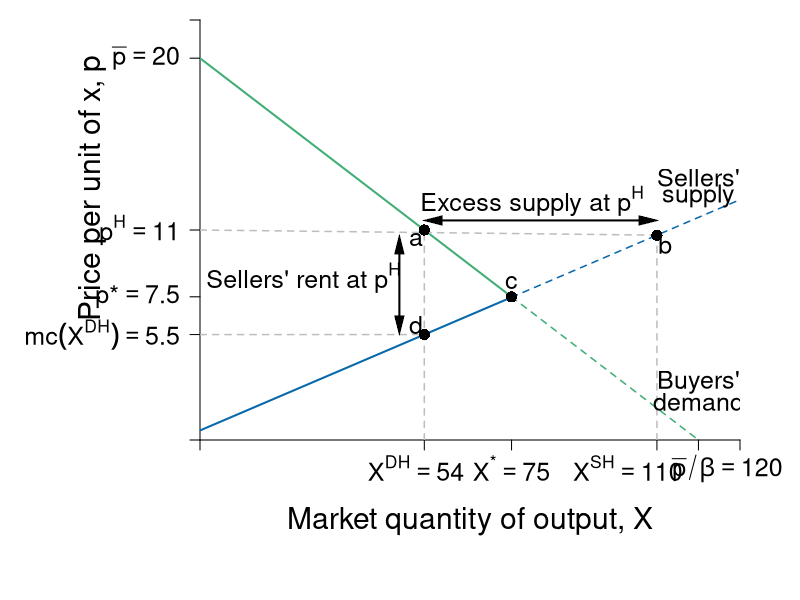

Write R code to recreate this figure.
require(shape)
pdf(file = "competitionmarkets/demand_supply_excess_S.pdf", width = 9, height = 7)

#Set parameters for graphics
pointsize <- 1.8
axislabelsize <- 1.8
labelsize <- 1.5
namesize <- 1.8
annotatesize <- 1.5
graphlinewidth <- 2
segmentlinewidth <- 1.5

COL <- c("#7fc97f", "#beaed4", "#fdc086", "#ffff99", "#386cb0", "#f0027f", "#bf5b17", "#666666")
COLA <- c("#e0f3db", "#99d8c9","#66c2a4","#41ae76", "#238b45", "#005824")
COLB <- c("#c6dbef", "#4eb3d3", "#2b8cbe", "#0868ac","#084081")
COLC <- c("#fcfbfd", "#efedf5", "#dadaeb", "#bcbddc", "#9e9ac8", "#807dba", "#6a51a3", "#54278f", "#3f007d")

par(mar =  c(8,10, 1, 3))

Demand <- function(x, rmax = 20, xmax = 12, n = 10) {
  rmax - (rmax/(n*xmax))*x
}

mrsA <- function(x, rmax = 20, xmax = 10) {
  rmax - (rmax/xmax)*x
}

uA <- function(x, y, rmax = 20, xmax = 10) {
  y + rmax*x - (1/2)(rmax/xmax)*x^2
}


#Supply <- function(x, c1 = 0, c2 = 0.05){
#  c1 + 2*c2*x
#}

# new supply curve
Supply <- function(x, c1 = 0.5, c2 = 0.0465){
   c1 + 2*c2*x
}

xlims <- c(0, 130)
ylims <- c(0, 22)

npts <- 501 
x <- seq(xlims[1], xlims[2], length.out = npts)
y <- seq(ylims[1], ylims[2], length.out = npts) 
a <- c(46.08, 55, 64)
b <- c(46.08, 55, 64)

plot(0, 0, xlim = xlims, ylim = ylims, type = "n",
     xlab = expression(paste("")),
     ylab = expression(paste("")), 
     xaxt = "n", 
     yaxt = "n", 
     cex.lab = axislabelsize, 
     bty = "n",
     xaxs="i", 
     yaxs="i")

# ticksy <- seq(from = 0, to = ylims[2], by = 2)
# ylabels <- seq(from = 0, to = ylims[2], by = 2)
# ticksx <- seq(from = 0, to = xlims[2], by = 2)
# xlabels <- seq(from = 0, to = xlims[2], by = 2)
ticksy <- c(0, Supply(x = 54), 7.5, 11, 20, ylims[2])
#ylabels <- c(NA,  expression(paste(mc(X^{DH}))), expression(paste(p,"*")), expression(paste(p^H)), expression(paste(bar(p) )), NA)
ylabels <- c(NA,  expression(paste(mc(X^{DH}) == 5.5)), expression(paste(p,"*") == 7.5), expression(paste(p^H) == 11), expression(paste(bar(p)==20 )), NA)
ticksx <- c(0, 54, 75, 110, 120, xlims[2])
#xlabels <- c(NA, expression(paste(X^{DH})), expression(paste(X,"*")), expression(paste(X^{SH})), expression(paste(bar(p)/beta )), NA)
xlabels <- c(NA, expression(paste(X^{DH} == 54)), expression(paste(X^{"*"}) == 75), expression(paste(X^{SH} == 110)), expression(paste(bar(p)/beta ==120 )), NA)

axis(1, at = ticksx, pos = 0, labels = FALSE, cex.axis = labelsize)
text(x = c(0, 52, 75, 103, 127, xlims[2]), par("usr")[3] - 0.5, labels = xlabels, srt = 0, pos = 1, xpd = TRUE, cex = labelsize)
axis(2, at = ticksy, pos = 0, labels = ylabels, las = 1, cex.axis = labelsize)

npts <- 500 
xx1 <- seq(xlims[1], 75, length.out = npts)
xx2 <- seq(75, xlims[2], length.out = npts)

#Lines for mrs graph
lines(xx1, Demand(xx1), col = COLA[4], lwd = graphlinewidth)
lines(xx2, Demand(xx2), col = COLA[4], lty = 2, lwd = segmentlinewidth)
lines(xx1, Supply(xx1), col = COLB[4], lwd = graphlinewidth)
lines(xx2, Supply(xx2), col = COLB[4], lty = 2, lwd = segmentlinewidth)

#lines(xx1, mrsA(xx1, rmax = 20, xmax = 10), col = COLA[4], lwd = graphlinewidth)

# segments(0, 7.5, 75, 7.5, lty = 2, "gray" , lwd = segmentlinewidth)
# segments(75, 0, 75, 7.5, lty = 2, col = "gray" , lwd = segmentlinewidth)
points(75, 7.5, pch = 16, col = "black", cex = 1.5)
text(75, 8.25, expression(c), cex = labelsize)

segments(0, Demand(x = 54), 110, Supply(x = 110), lty = 2, "gray" , lwd = segmentlinewidth)
segments(110, 0, 110, Supply(x = 110), lty = 2, col = "gray" , lwd = segmentlinewidth)
segments(54, 0, 54, Demand(x = 54), lty = 2, col = "gray" , lwd = segmentlinewidth)
segments(0, Supply(x = 54), 54, Supply(x = 54), lty = 2, col = "gray" , lwd = segmentlinewidth)
points(54, Demand(x = 54), pch = 16, col = "black", cex = 1.5)
points(54, Supply(x = 54), pch = 16, col = "black", cex = 1.5)
points(110, Supply(x = 110), pch = 16, col = "black", cex = 1.5)
text(54 - 2, Demand(x = 54) - 0.5, expression(a), cex = labelsize)
text(54 - 2, Supply(x = 54) + 0.5, expression(d), cex = labelsize)
text(110 + 2, Supply(x = 110) - 0.5, expression(b), cex = labelsize)

# segments(0, Supply(x = 60), 84, Demand(x = 84), lty = 2, "gray" , lwd = segmentlinewidth)
# segments(60, 0, 60, Supply(x = 60), lty = 2, col = "gray" , lwd = segmentlinewidth)
# segments(84, 0, 84, Demand(x = 84), lty = 2, col = "gray" , lwd = segmentlinewidth)
# points(60, Supply(x = 60), pch = 16, col = "black", cex = 1.5)
# points(84, Demand(x = 84), pch = 16, col = "black", cex = 1.5)
# text(84, Demand(x = 84) + 0.75, expression(d), cex = labelsize)
# text(60, Supply(x = 60) + 0.75, expression(c), cex = labelsize)


#Label axes
mtext(expression(paste("Market quantity of output, ", X)), side=1, line = 4, cex = axislabelsize)
text(-26, 0.6*ylims[2], expression(paste("Price per unit of x, ", p)), xpd = TRUE, cex = axislabelsize, srt = 90) 
# 
# points(50, 10, pch = 16, col = "black", cex = 1.5)
# text(52, 10.5, expression(M))

#segments(4.11765, 6.17647, 5.88, 8.88, lty = 1, col = COL[2] , lwd = graphlinewidth)
text(120, 13.75, expression("Sellers'"), cex = labelsize)
text(120, 12.75, expression("supply"), cex = labelsize)
#text(7.3, 2.5, expression("Curve"))

Arrows(56, 11.5, 108, 11.5, col = "black", lty = 1, code = 3, lwd = 2, arr.type = "triangle", arr.lwd = 0.5)
text(80, 12.5, expression(paste("Excess supply at ", p^H)), cex = labelsize)

Arrows(48, 6, 48, 10.25, col = "black", lty = 1, code = 3, lwd = 2, arr.type = "triangle", arr.lwd = 0.5)
text(25, 8.5, expression(paste("Sellers' rent at ", p^H)), cex = labelsize)


# Arrows(62, 5.5, 82, 5.5, col = "black", lty = 1, code = 3, lwd = 2, arr.type = "triangle", arr.lwd = 0.5)
# text(72, 4.75, expression(paste("Excess")), cex = labelsize)
# text(72, 3.75, expression(paste("Demand")), cex = labelsize)
# text(72, 2.75, expression(paste("at ", p^L)), cex = labelsize)


#Label Demand
text(120, 3, expression(paste("Buyers'")), cex = labelsize)
text(120, 2, expression(paste("demand")), cex = labelsize)

dev.off()
